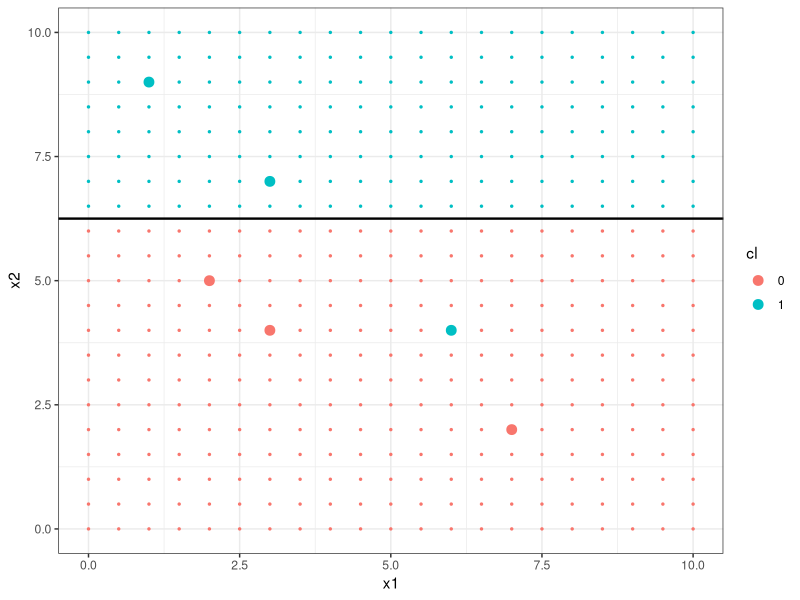
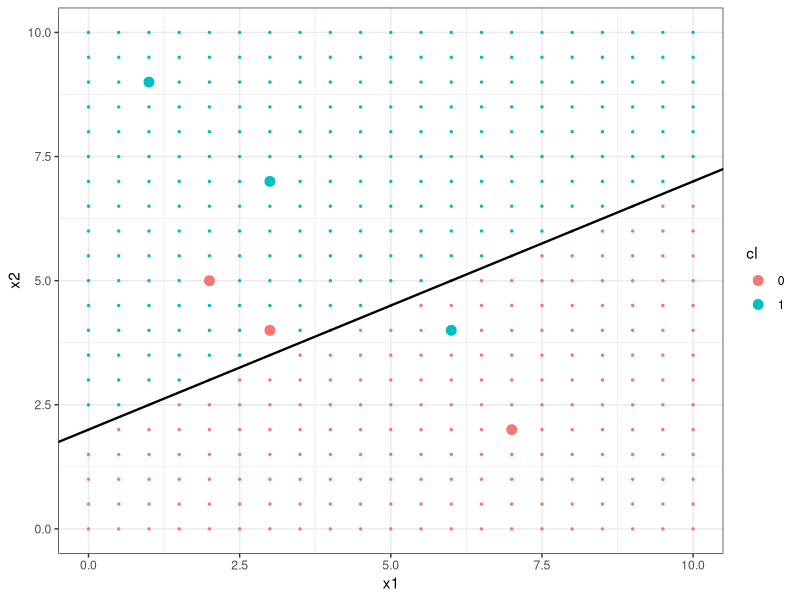

Generate these figures, in order, with R:
### Chapter 2 Statistical Learning

### pp. 39-42 Classification, KNN
library(tidyverse)
### observations, 0<=x1<=10, 0<=x2<=10
x1 <- c(2,3,1,7,3,6)
x2 <- c(5,7,9,2,4,4)
classifier <- as.factor(c(0,1,1,0,0,1))
obs_df <- data.frame(x1=x1,x2=x2,cl=classifier)
### arbitrary estimated function f_hat: a horizontal line
f_hat <- function(x){
    return(6.25)
}
### calculate y_hat
obs_df <- obs_df %>%
    mutate(y_hat=ifelse(x2>f_hat(x1),1,0))
### training error rate
sum((as.numeric(obs_df$cl)-1)!=obs_df$y_hat)/length(obs_df$x1)

grid_x1 <- seq(from=0, to=10, by=0.5)
grid_x2 <- seq(from=0, to=10, by=0.5)
points_grid <- as.matrix(expand.grid(grid_x1, grid_x2))
grid_df <- data.frame(gx1=points_grid[,1], gx2=points_grid[,2])
grid_df <- grid_df %>%
    mutate(gcl=as.factor(ifelse(gx2>f_hat(gx1),1,0)))

obs_df %>% ggplot(aes(x=x1, y=x2, color=cl)) +
    geom_point(data=grid_df,
               aes(x=gx1, y=gx2, color=gcl), size=0.5) +
    geom_point(size=3) +
    geom_abline(intercept=6.25, slope=0, color="black", size=0.8) +
    theme_bw()

### another arbitrary estimated function f_hat: a sloped line
f2_hat <- function(x){
    return(2+0.5*x)
}
grid_df <- grid_df %>%
    mutate(gcl2=as.factor(ifelse(gx2>f2_hat(gx1),1,0)))
### calculate y2_hat
obs_df <- obs_df %>%
    mutate(y2_hat=ifelse(x2>f2_hat(x1),1,0))
sum((as.numeric(obs_df$cl)-1)!=obs_df$y2_hat)/length(obs_df$x1)

obs_df %>% ggplot(aes(x=x1, y=x2, color=cl)) +
    geom_point(data=grid_df,
               aes(x=gx1, y=gx2, color=gcl2), size=0.5) +
    geom_point(size=3) +
    geom_abline(intercept=2, slope=0.5, color="black", size=0.8) +
    theme_bw()

### Bayes classifier
### https://brilliant.org/wiki/bayes-theorem/
### https://brilliant.org/wiki/conditional-probability-distribution/
